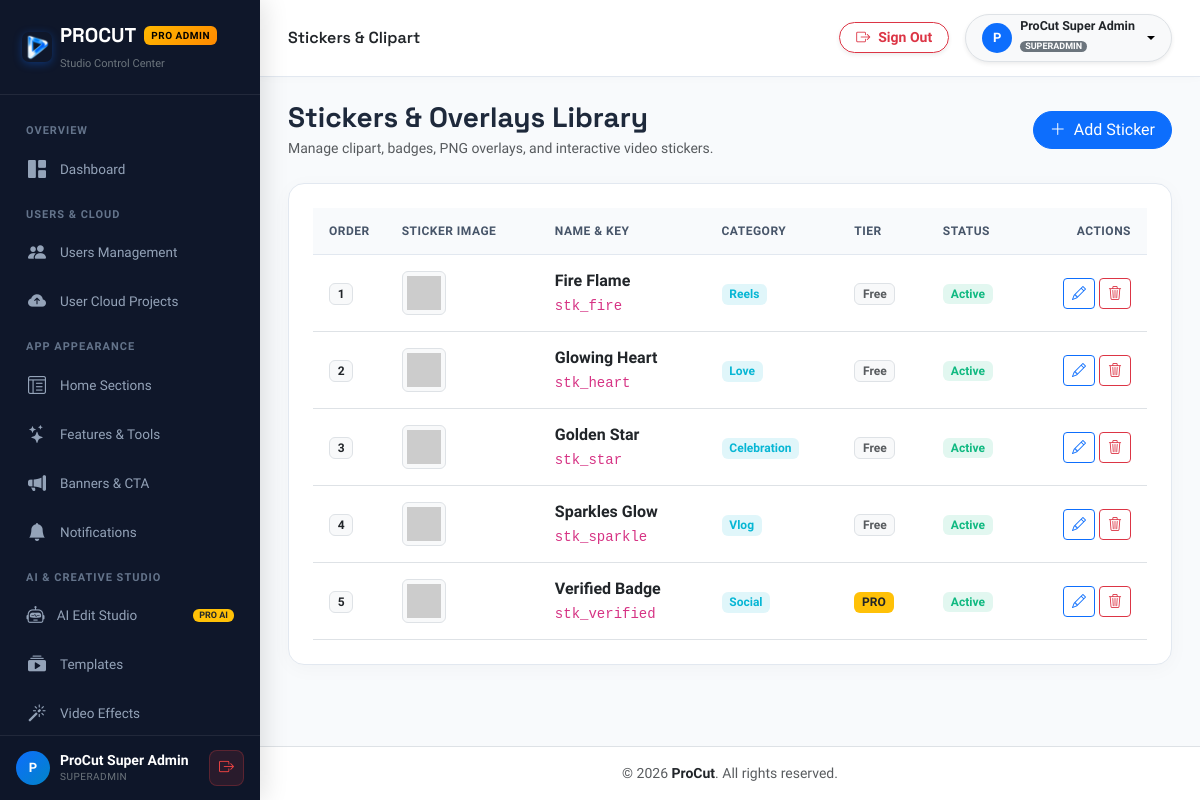
Page /admin/stickers.php (signed in) on the committed database.
### tables this page shows
CREATE TABLE IF NOT EXISTS stickers (
    id INT AUTO_INCREMENT PRIMARY KEY,
    sticker_key VARCHAR(100) NOT NULL UNIQUE,
    name VARCHAR(255) NOT NULL,
    category VARCHAR(100) NOT NULL DEFAULT 'Vlog',
    image_url VARCHAR(500) NOT NULL,
    is_pro TINYINT(1) DEFAULT 0,
    is_enabled TINYINT(1) DEFAULT 1,
    display_order INT DEFAULT 0,
    created_at DATETIME DEFAULT CURRENT_TIMESTAMP,
    updated_at DATETIME DEFAULT CURRENT_TIMESTAMP ON UPDATE CURRENT_TIMESTAMP,
    INDEX idx_stickers_order (display_order)
);

### config/database.php (called while the page is built, shortened)
<?php
class Database {
    private static ?PDO $pdo = null;
    public static function getConnection(): PDO {
        $cfgFile = dirname(__DIR__) . '/config.json';
        $cfg = [];
        if (file_exists($cfgFile)) {
            $cfg = @json_decode(file_get_contents($cfgFile), true) ?: [];
        }
        $mysqlCfg = $cfg['mysql'] ?? [];
        $host = (defined('DB_HOST') && DB_HOST !== '127.0.0.1' && DB_HOST !== 'localhost')
            ? DB_HOST
            : ($mysqlCfg['host'] ?? getenv('DB_HOST') ?: (defined('DB_HOST') ? DB_HOST : '127.0.0.1'));
        if ($host === 'localhost') {
            $host = '127.0.0.1';
        }
        $port = (defined('DB_PORT') && DB_PORT != '3306')
            ? DB_PORT
            : ($mysqlCfg['port'] ?? getenv('DB_PORT') ?: '3306');
        $dbname = (defined('DB_NAME') && DB_NAME !== 'procut_db')
            ? DB_NAME
            : ($mysqlCfg['database'] ?? getenv('DB_NAME') ?: (defined('DB_NAME') ? DB_NAME : 'procut_db'));
        $user = (defined('DB_USER') && DB_USER !== 'root')
            ? DB_USER
            : ($mysqlCfg['user'] ?? getenv('DB_USER') ?: (defined('DB_USER') ? DB_USER : 'root'));
        $pass = (defined('DB_PASS') && DB_PASS !== '')
            ? DB_PASS
            : ($mysqlCfg['password'] ?? (getenv('DB_PASS') !== false ? getenv('DB_PASS') : (defined('DB_PASS') ? DB_PASS : '')));
        $socket = '/Applications/XAMPP/xamppfiles/var/mysql/mysql.sock';
        $dsn = "mysql:host={$host};port={$port};dbname={$dbname};charset=utf8mb4";
        $options = [
            PDO::ATTR_ERRMODE            => PDO::ERRMODE_EXCEPTION,
            PDO::ATTR_DEFAULT_FETCH_MODE => PDO::FETCH_ASSOC,
            PDO::ATTR_EMULATE_PREPARES   => false,
            PDO::MYSQL_ATTR_INIT_COMMAND => "SET NAMES utf8mb4 COLLATE utf8mb4_unicode_ci"
        ];
        try {
            self::$pdo = new PDO($dsn, $user, $pass, $options);
        } catch (PDOException $e) {
            if (PHP_OS_FAMILY === 'Darwin' && empty(ini_get('open_basedir')) && @file_exists($socket)) {
                try {
                    $socketDsn = "mysql:unix_socket={$socket};dbname={$dbname};charset=utf8mb4";
                    self::$pdo = new PDO($socketDsn, $user, $pass, $options);
                    return self::$pdo;
                } catch (PDOException $e2) {
                }
            }
            $isApi = str_contains($_SERVER['REQUEST_URI'] ?? '', '/api/');
            if ($isApi) {
                http_response_code(500);
                header('Content-Type: application/json; charset=utf-8');
                die(json_encode([
                    'success' => false,
                    'error' => 'Database connection failed: ' . $e->getMessage()
                ]));
            }
            http_response_code(200);
            header('Content-Type: text/html; charset=utf-8');
            die('<!DOCTYPE html>
<html lang="en">
<head>
    <meta charset="UTF-8">
    <meta name="viewport" content="width=device-width, initial-scale=1.0">
    <title>Database Connection Required — ProCut</title>
    <link href="https://fonts.googleapis.com/css2?family=Plus+Jakarta+Sans:wght@400;600;700&display=swap" rel="stylesheet">
    <style>
        body { font-family: "Plus Jakarta Sans", sans-serif; background: #0F172A; color: #E2E8F0; display: flex; align-items: center; justify-content: center; min-height: 100vh; margin: 0; padding: 20px; }
        .box { background: rgba(30, 41, 59, 0.85); border: 1px solid rgba(255,255,255,0.1); border-radius: 16px; max-width: 580px; width: 100%; padding: 32px; box-shadow: 0 20px 50px rgba(0,0,0,0.5); }
        h2 { color: #F59E0B; margin-top: 0; font-size: 1.4rem; display: flex; align-items: center; gap: 8px; }
        p { line-height: 1.6; color: #94A3B8; font-size: 0.95rem; }
        .error-chip { background: rgba(239, 68, 68, 0.15); color: #F87171; border: 1px solid rgba(239,68,68,0.3); border-radius: 8px; padding: 10px 14px; font-family: monospace; font-size: 0.85rem; word-break: break-all; margin: 16px 0; }
        .code-box { background: #080e1a; border: 1px solid rgba(255,255,255,0.08); border-radius: 8px; padding: 14px; font-family: monospace; font-size: 0.85rem; color: #38BDF8; line-height: 1.5; margin: 16px 0; }
        .step { margin-top: 12px; color: #CBD5E1; font-size: 0.9rem; }
        strong { color: #FFF; }
    </style>
</head>
<body>
    <div class="box">
        <h2>⚠️ Database Connection Setup Required</h2>
        <p>The ProCut server cannot connect to your MySQL database with the current credentials.</p>
        <div class="error-chip">' . htmlspecialchars($e->getMessage()) . '</div>
        <p><strong>Attempted Connection:</strong><br>
        Host: <code>' . htmlspecialchars($host) . '</code> | Database: <code>' . htmlspecialchars($dbname) . '</code> | User: <code>' . htmlspecialchars($user) . '</code></p>
        <div class="step"><strong>How to Fix on InfinityFree:</strong></div>
        <p>Open <strong>File Manager</strong> &rarr; <strong>htdocs</strong> &rarr; <strong>config/config.php</strong> (or <strong>config.json</strong>) and enter your InfinityFree MySQL details:</p>
        <div class="code-box">
define(\'DB_HOST\', \'<strong>sql3xx.infinityfree.com</strong>\');<br>
define(\'DB_NAME\', \'<strong>epiz_xxxxxxx_procut_db</strong>\');<br>
define(\'DB_USER\', \'<strong>epiz_xxxxxxx</strong>\');<br>
define(\'DB_PASS\', \'<strong>your_vpanel_password</strong>\');
        </div>
        <p style="font-size:0.85rem; color:#64748B;">You can copy these 4 details directly from your InfinityFree Account Management page under <em>Database Details</em>.</p>
    </div>
</body>
</html>');
        }
        return self::$pdo;
    }
    public static function query(string $sql, array $params = []): PDOStatement {
        $stmt = self::getConnection()->prepare($sql);
        $stmt->execute($params);
        return $stmt;
    }
    public static function fetchAll(string $sql, array $params = []): array {
        return self::query($sql, $params)->fetchAll();
    }
}

### admin/stickers.php (the view, shortened to what this page needs)
<?php
$stickers = Database::fetchAll("SELECT * FROM stickers ORDER BY display_order ASC");
require_once __DIR__ . '/includes/header.php';
require_once __DIR__ . '/includes/sidebar.php';
require_once __DIR__ . '/includes/navbar.php';
?>
<div class="d-flex flex-wrap justify-content-between align-items-center mb-4 gap-3">
    <div>
        <h3 class="fw-bold mb-1 brand-font">Stickers & Overlays Library</h3>
        <p class="text-muted small mb-0">Manage clipart, badges, PNG overlays, and interactive video stickers.</p>
    </div>
    <button type="button" class="btn btn-primary rounded-pill px-3" onclick="openNewSticker()">
        <i class="bi bi-plus-lg me-1"></i> Add Sticker
    </button>
</div>
<div class="pro-card p-4">
    <div class="table-responsive">
        <table class="table table-hover align-middle mb-0">
            <thead>
                <tr>
                    <th style="width: 70px;">Order</th>
                    <th>Sticker Image</th>
                    <th>Name & Key</th>
                    <th>Category</th>
                    <th>Tier</th>
                    <th>Status</th>
                    <th class="text-end">Actions</th>
                </tr>
            </thead>
            <tbody>
                <?php foreach ($stickers as $st): ?>
                <tr>
                    <td>
                        <span class="badge bg-light text-dark border fw-bold"><?= (int)$st['display_order'] ?></span>
                    </td>
                    <td>
                        <div class="p-1 rounded bg-light border d-inline-block text-center" style="width: 44px; height: 44px;">
                            <img src="<?= htmlspecialchars($st['image_url']) ?>" alt="Sticker" style="max-width: 100%; max-height: 100%; object-fit: contain;" onerror="this.src='https://placehold.co/44?text=PNG'">
                        </div>
                    </td>
                    <td>
                        <div class="fw-bold text-dark"><?= htmlspecialchars($st['name']) ?></div>
                        <code><?= htmlspecialchars($st['sticker_key']) ?></code>
                    </td>
                    <td>
                        <span class="badge badge-soft-info"><?= htmlspecialchars($st['category']) ?></span>
                    </td>
                    <td>
                        <?php if ($st['is_pro']): ?>
                            <span class="badge bg-warning text-dark fw-bold">PRO</span>
                        <?php else: ?>
                            <span class="badge bg-light text-muted border">Free</span>
                        <?php endif; ?>
                    </td>
                    <td>
                        <form method="POST" action="" class="d-inline">
                            <?php if ($st['is_enabled']): ?>
                                <button type="submit" class="badge badge-soft-success border-0 px-2 py-1">Active</button>
                            <?php else: ?>
                                <button type="submit" class="badge badge-soft-danger border-0 px-2 py-1">Hidden</button>
                            <?php endif; ?>
                        </form>
                    </td>
                    <td class="text-end">
                        <div class="d-flex justify-content-end gap-1">
                            <button class="btn btn-sm btn-outline-primary py-1 px-2" onclick='editSticker(<?= json_encode($st) ?>)'><i class="bi bi-pencil"></i></button>
                            <form method="POST" action="" onsubmit="return confirm('Delete this sticker?');">
                                <button type="submit" class="btn btn-sm btn-outline-danger py-1 px-2"><i class="bi bi-trash3"></i></button>
                            </form>
                        </div>
                    </td>
                </tr>
                <?php endforeach; ?>
            </tbody>
        </table>
    </div>
</div>
<?php require_once __DIR__ . '/includes/footer.php'; ?>

### rows in the picture
stickers: display_order "1", name "Fire Flame", sticker_key "stk_fire", category "Reels", is_pro "Free", is_enabled "Active"
stickers: display_order "2", name "Glowing Heart", sticker_key "stk_heart", category "Love", is_pro "Free", is_enabled "Active"
stickers: display_order "3", name "Golden Star", sticker_key "stk_star", category "Celebration", is_pro "Free", is_enabled "Active"
stickers: display_order "4", name "Sparkles Glow", sticker_key "stk_sparkle", category "Vlog", is_pro "Free", is_enabled "Active"
stickers: display_order "5", name "Verified Badge", sticker_key "stk_verified", category "Social", is_pro "PRO", is_enabled "Active"

### other values in the picture
substr($currentAdmin['name'] ?? 'A', 0, 1) "P"
$currentAdmin['name'] "ProCut Super Admin"
$currentAdmin['role'] "SUPERADMIN"
$pageTitle "Stickers & Clipart"
APP_NAME "ProCut"
